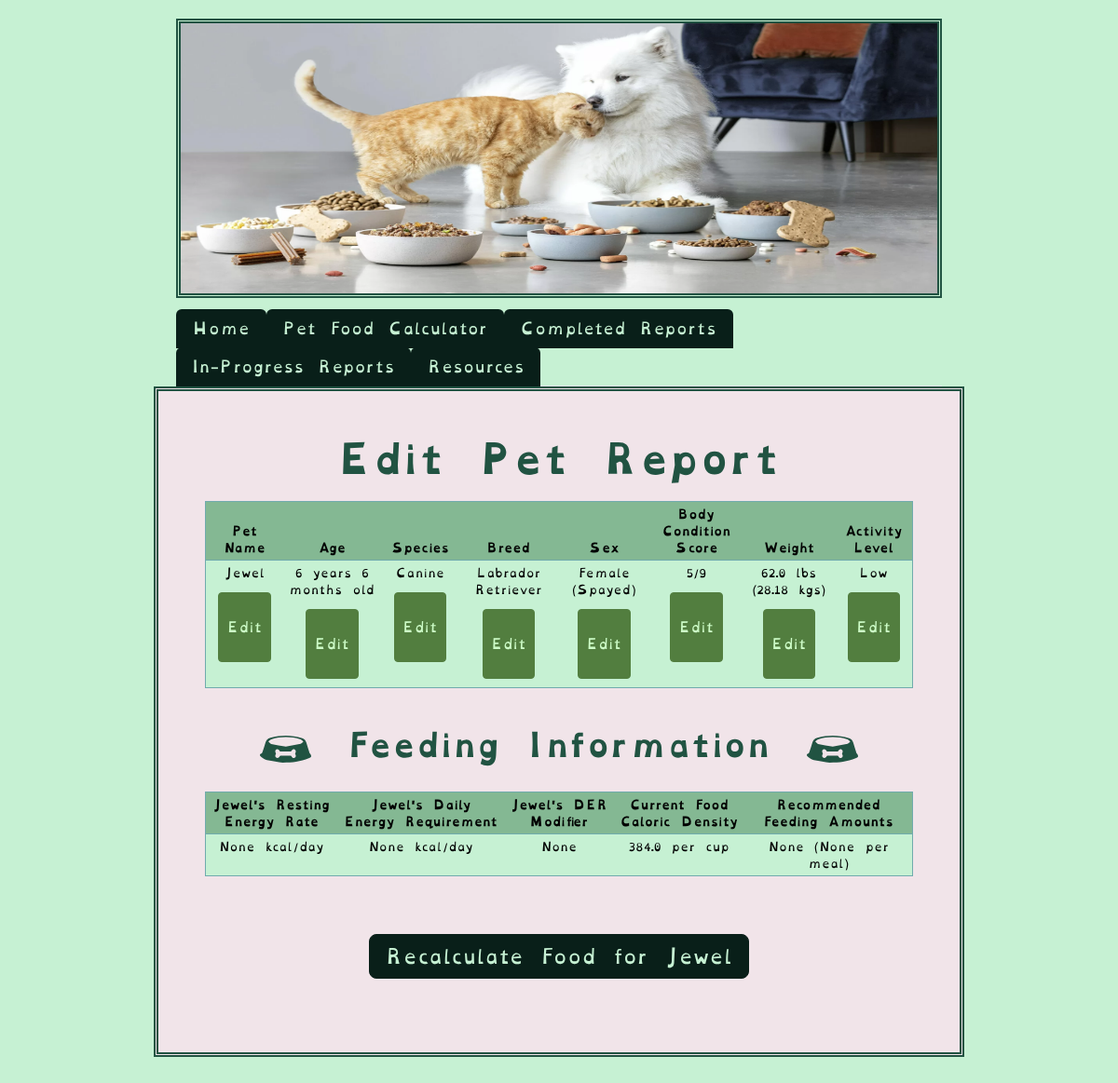
/edit_info?pet_id=1 (signed in), run on an earlier commit of the app's database.
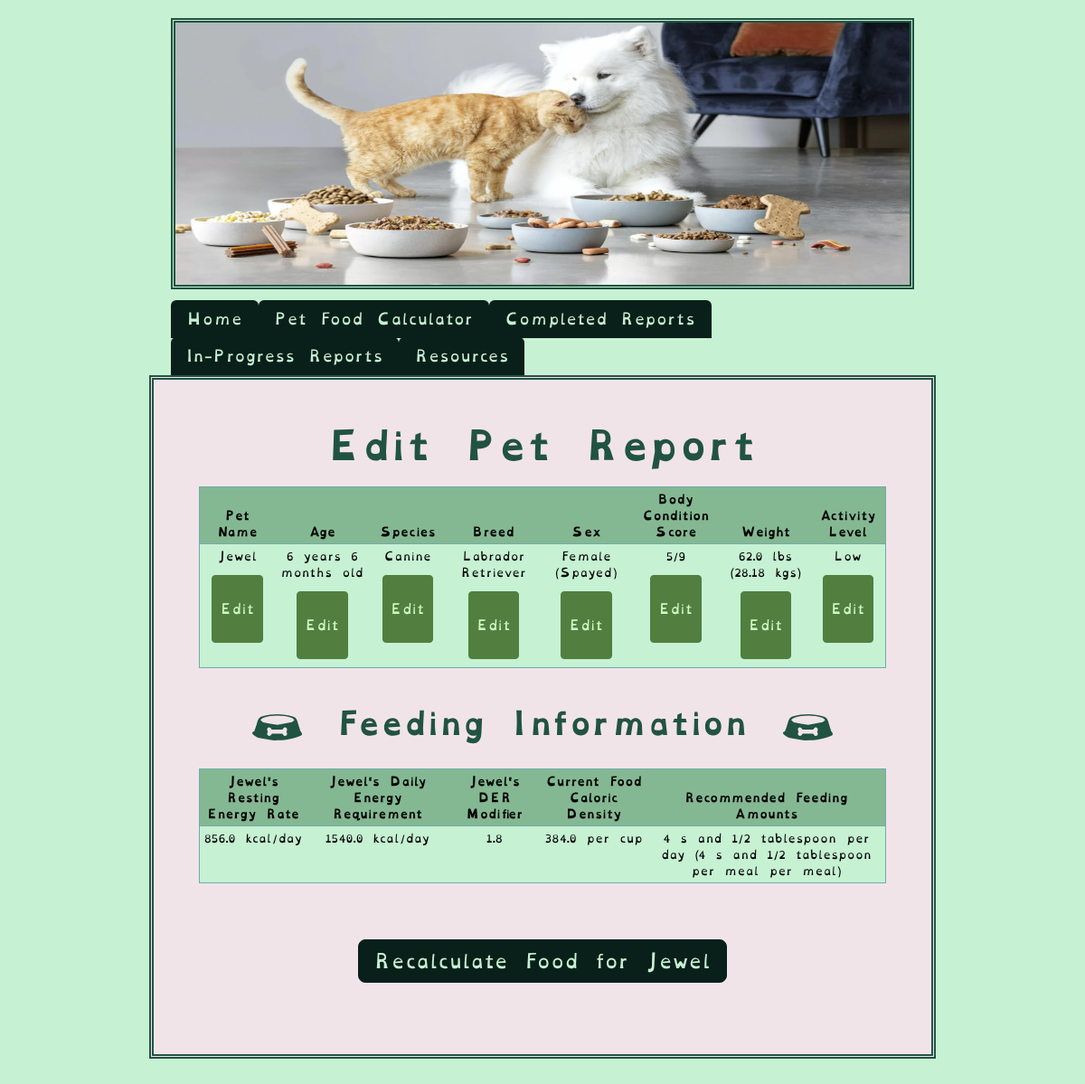
And on a later commit of the database.
### tables this page shows
CREATE TABLE "pets" (
	"pet_id"	INTEGER UNIQUE,
	"owner_id"	INTEGER,
	"name"	VARCHAR(25) NOT NULL,
	"age_in_years"	INTEGER,
	"age_in_months"	INTEGER,
	"species"	VARCHAR(10) NOT NULL,
	"breed"	VARCHAR(25),
	"canine_breed_id"	INTEGER,
	"feline_breed_id"	INTEGER,
	"sex"	INTEGER,
	"bcs"	INTEGER,
	"weight"	FLOAT,
	"units"	VARCHAR(5),
	"converted_weight"	FLOAT,
	"converted_weight_units"	VARCHAR(5),
	"body_fat_percentage"	VARCHAR(5),
	"ideal_weight_lbs"	FLOAT,
	"ideal_weight_kgs"	FLOAT,
	"is_pediatric"	BOOL,
	"is_pregnant"	BOOL,
	"weeks_gestating"	INTEGER,
	"is_nursing"	BOOL,
	"litter_size"	INTEGER,
	"weeks_nursing"	INTEGER,
	"activity_level"	INTEGER,
	"rer"	FLOAT,
	"canine_der_factor_id"	INTEGER,
	"feline_der_factor_id"	INTEGER,
	"der"	FLOAT,
	"der_modifier"	FLOAT,
	"meals_per_day"	FLOAT,
	"current_food_kcal"	FLOAT,
	"current_food_form"	INTEGER,
	"second_food_kcal" FLOAT,
	"second_food_form" INTEGER,
	"sensitive_stomach" INTEGER,
	"food_transition" INTEGER,
	"transition_length" INTEGER,
	"rec_treat_kcal_per_day"	INTEGER,
	"current_food_amt_rec"	VARCHAR(15),
	"current_food_amt_per_meal"	VARCHAR(15),
	"date_of_first_report"	DATETIME,
	"most_recent_report_date"	DATETIME,
	PRIMARY KEY("pet_id" AUTOINCREMENT),
	FOREIGN KEY("owner_id") REFERENCES "users"("id"),
	FOREIGN KEY("canine_breed_id") REFERENCES "dog_breeds"("BreedID"),
	FOREIGN KEY("canine_der_factor_id") REFERENCES "canine_der_factors"("factor_id"),
	FOREIGN KEY("feline_breed_id") REFERENCES "cat_breeds"("BreedID"),
	FOREIGN KEY("feline_der_factor_id") REFERENCES "feline_der_factors"("factor_id"),
	FOREIGN KEY("sex") REFERENCES "reproductive_statuses"("sex_id"),
	FOREIGN KEY("activity_level") REFERENCES "activity_levels"("activity_id"),
	FOREIGN KEY("current_food_form") REFERENCES "food_forms"("form_id"),
	FOREIGN KEY("second_food_form") REFERENCES "food_forms"("form_id")
);

### main.py (the view)
@app.route("/edit_info", methods=["GET", "POST"])
@login_required
def edit_info():
    pet_id = request.args.get("pet_id", type=int)
    print(pet_id)
    try:
        pet_data = db.execute(
            "SELECT * FROM pets WHERE owner_id = :user_id and pet_id = :pet_id",
            user_id=session["user_id"], pet_id=pet_id
        )
    except Exception as e:
        flash(f"Unable to find pet info. Exception: {e}")
        return render_template("edit_report.html")
    if request.method == "POST":
        print(pet_id)
    return render_template("edit_report.html", pet_data=pet_data, pet_id=pet_id)

### helpers.py (called while the page is built)
def login_required(f):
    @wraps(f)
    def decorated_funtion(*args, **kwargs):
        if session.get("user_id") == None:
            return redirect(url_for("login"))
        return f(*args, **kwargs)
    return decorated_funtion

### templates/edit_report.html (shortened to what the changed rows need)
{% extends 'base.html' %} {% block title %}Edit Pet Report{% endblock %}
{% block content %}
<h1>Edit Pet Report</h1>
<table class="table table-sm">
  <thead>
    <tr>
      <th>
        <b> Pet Name </b>
      </th>
      <th>
        <b> Age </b>
      </th>
      <th>
        <b> Species </b>
      </th>
      <th>
        <b> Breed </b>
      </th>
      <th>
        <b> Sex </b>
      </th>
      <th>
        <b> Body Condition Score </b>
      </th>
      <th>
        <b> Weight </b>
      </th>
      {% if pet_data[0].activity_level != None %}
      <th>
        <b> Activity Level </b>
      </th>
      {% endif %}
    </tr>
  </thead>
  <tbody>
    <tr>
      <td>
        {{ pet_data[0].name }}
        <a href="{{ url_for('pet_info', pet_id=pet_id) }}">
        </a>
      </td>
      <td>
        {% if pet_data[0].age_in_years == 0 and pet_data[0].age_in_months == 1
        %} {{ pet_data[0].age_in_months }} month old {% elif
        pet_data[0].age_in_years == 0 and pet_data[0].age_in_months > 1 %} {{
        pet_data[0].age_in_months }} months old {% elif pet_data[0].age_in_years
        == 1 and pet_data[0].age_in_months == 0 %} {{ pet_data[0].age_in_years
        }} year old {% elif pet_data[0].age_in_years == 1 and
        pet_data[0].age_in_months == 1 %} {{ pet_data[0].age_in_years }} year {{
        pet_data[0].age_in_months }} month old {% elif pet_data[0].age_in_years
        == 1 and pet_data[0].age_in_months > 1 %} {{ pet_data[0].age_in_years }}
        year {{ pet_data[0].age_in_months }} months old {% elif
        pet_data[0].age_in_years > 1 and pet_data[0].age_in_months == 0 %} {{
        pet_data[0].age_in_years }} years old {% elif pet_data[0].age_in_years >
        1 and pet_data[0].age_in_months == 1 %} {{ pet_data[0].age_in_years }}
        years {{ pet_data[0].age_in_months }} month old {% elif
        pet_data[0].age_in_years > 1 and pet_data[0].age_in_months > 1 %} {{
        pet_data[0].age_in_years }} years {{ pet_data[0].age_in_months }} months
        old {% endif %}
        <a href="{{ url_for('pet_info_continued', pet_id=pet_id) }}">
        </a>
      </td>
      <td>
        {{ pet_data[0].species }}
        <a href="{{ url_for('pet_info', pet_id=pet_id) }}">
        </a>
      </td>
      <td>
        {{ pet_data[0].breed }}
        <a href="{{ url_for('pet_info_continued', pet_id=pet_id) }}">
        </a>
      </td>
      <td>
        {% if pet_data[0].sex == 1 %} Female (Intact) {% elif pet_data[0].sex ==
        2 %} Female (Spayed) {% elif pet_data[0].sex == 3 %} Male (Intact) {%
        elif pet_data[0].sex == 4 %} Male (Neutered) {% endif %}
        <a href="{{ url_for('pet_info_continued', pet_id=pet_id) }}">
        </a>
      </td>
      <td>
        {{ pet_data[0].bcs }}/9
        <a href="{{ url_for('pet_condition', pet_id=pet_id) }}">
        </a>
      </td>
      <td>
        {{ pet_data[0].weight }} {{ pet_data[0].units }} ({{
        pet_data[0].converted_weight }} {{ pet_data[0].converted_weight_units
        }})
        <a href="{{ url_for('pet_condition', pet_id=pet_id) }}">
        </a>
      </td>
      {% if pet_data[0].activity_level != None %}
      <td>
        {% if pet_data[0].activity_level == 1 %} Sedentary {% elif
        pet_data[0].activity_level == 2 %} Low {% elif
        pet_data[0].activity_level == 3 %} Moderate {% elif
        pet_data[0].activity_level == 4 %} Heavy {% endif %}
        <a href="{{ url_for('activity', pet_id=pet_id) }}">
        </a>
      </td>
      {% endif %}
    </tr>
  </tbody>
</table>
<div class="row">
  <h2>
    {% if pet_data[0].species == "Feline" %}
    <img
      src="{{ url_for('static', filename='assets/svg/food_bowl.svg') }}"
      alt="A bowl with a pawprint"
      class="bowl"
    />
    {% elif pet_data[0].species == "Canine" %}
    <img
      src="{{ url_for('static', filename='assets/svg/dog_food_bowl.svg') }}"
      alt="A bowl with a bone"
      class="bowl"
    />
    {% endif %} Feeding Information {% if pet_data[0].species == "Feline" %}
    <img
      src="{{ url_for('static', filename='assets/svg/food_bowl.svg') }}"
      alt="A bowl with a pawprint"
      class="bowl"
    />
    {% elif pet_data[0].species == "Canine" %}
    <img
      src="{{ url_for('static', filename='assets/svg/dog_food_bowl.svg') }}"
      alt="A bowl with a bone"
      class="bowl"
    />
    {% endif %}
  </h2>
</div>
<table class="table table-sm">
  <thead>
    <tr>
      <th>{{ pet_data[0].name }}'s Resting Energy Rate</th>
      <th>{{ pet_data[0].name }}'s Daily Energy Requirement</th>
      <th>{{ pet_data[0].name }}'s DER Modifier</th>
      <th>Current Food Caloric Density</th>
      <th>Recommended Feeding Amounts</th>
    </tr>
  </thead>
  <tbody>
    <tr>
      <td>{{ pet_data[0].rer }} kcal/day</td>
      <td>{{ pet_data[0].der }} kcal/day</td>
      <td>{{ pet_data[0].der_modifier }}</td>
      <td>
        {{ pet_data[0].current_food_kcal }} per
        {% if pet_data[0].current_food_form == 1 %}
          cup
        {% elif pet_data[0].current_food_form == 2 %}
          can
        {% elif pet_data[0].current_food_form == 3 %}
          pouch
        {% endif %}
      </td>
      <td>
        {{ pet_data[0].current_food_amt_rec }} ({{
        pet_data[0].current_food_amt_per_meal }} per meal)
      </td>
    </tr>
  </tbody>
</table>
{% if pet_data[0].is_pediatric == "n" and pet_data[0].is_pregnant != "y" and
pet_data[0].is_nursing != "y" %}
<div class="button-container">
  <a href="{{ url_for('current_food', pet_id=pet_id) }}">
    <button type="button" class="btn btn-secondary btn-lg">
      Recalculate Food for {{ pet_data[0].name }}
    </button>
  </a>
</div>
{% elif pet_data[0].bcs >= 5 %}
<div class="button-container">
  <a href="{{ url_for('pet_condition', pet_id=pet_id) }}">
    <button type="button" class="btn btn-secondary btn-lg">
      Recalculate Food for {{ pet_data[0].name }}
    </button>
  </a>
</div>
{% endif %} {% endblock %}

What changed in the data, as far as the page shows it:
changed pets "Jewel": rer (not shown) → "856.0"; der (not shown) → "1540.0"; der_modifier (not shown) → "1.8"; current_food_amt_rec (not shown) → "4 s and 1/2 tablespoon per day"; current_food_amt_per_meal (not shown) → "4 s and 1/2 tablespoon per meal"
Also different on the page:
{{ pet_data[0].rer }}: "None" → (not shown)
{{ pet_data[0].der }}: "None" → (not shown)
{{ pet_data[0].der_modifier }}: "None" → (not shown)
{{ pet_data[0].current_food_amt_rec }}: "None" → (not shown)
{{ pet_data[0].current_food_amt_per_meal }}: "None" → (not shown)
